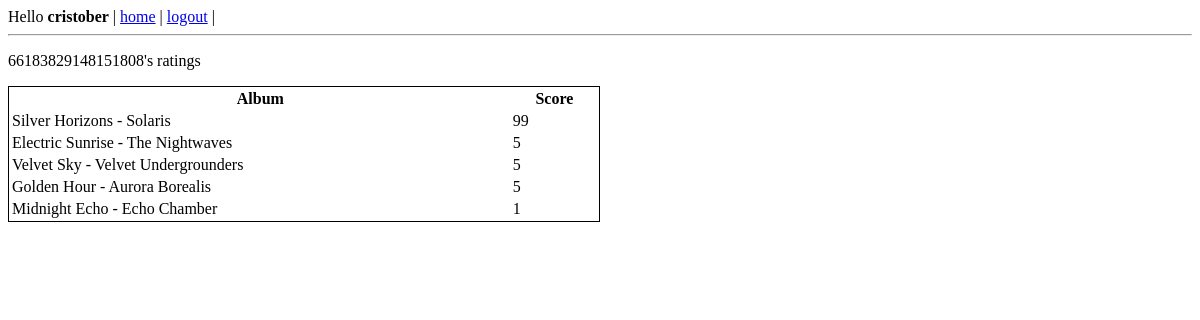
The app's page /user/66183829148151808 (signed in), older data.
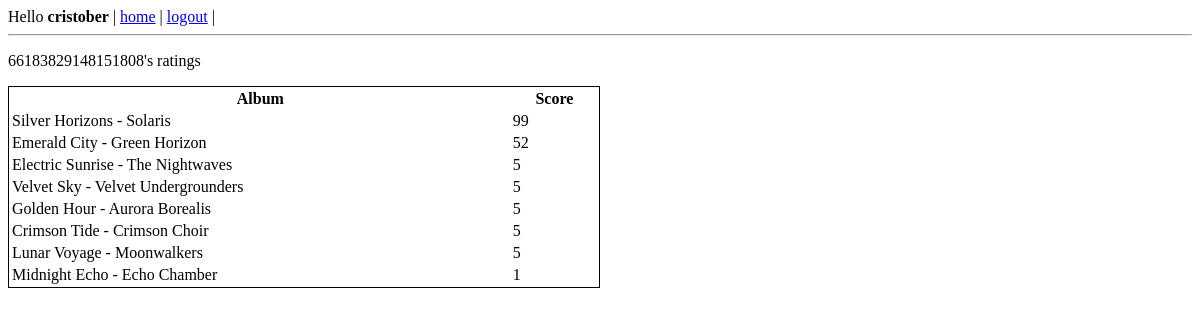
The same page, newer data.
### main.py (models this page shows)
class Album(db.Model):
    __tablename__ = "albums"
    id     = db.Column(db.Integer, Sequence("album_id_seq"), primary_key=True)
    title  = db.Column(db.String(512), nullable=False)   # Title of album
    artist = db.Column(db.String(512), nullable=False)   # Artist name
    date   = db.Column(db.String(512), nullable=False)   # Date added

class Rating(db.Model):
    __tablename__ = "ratings"
    id           = db.Column(db.Integer, Sequence("rating_id_seq"), primary_key=True)
    album_id     = db.Column(db.Integer, db.ForeignKey("albums.id"), nullable=False)
    album_rater  = db.Column(db.String(512), db.ForeignKey("users.id"), nullable=False)
    rating_score = db.Column(db.Integer, nullable=False)

### main.py (the view, shortened to what this page needs)
@app.route("/user/<user_id>")
@login_required
def see_user_ratings(user_id, methods=["GET"]):
    username_given = False
    ratings = db.session.execute(
        db.select(Rating, Album).join(
            Album, Rating.album_id == Album.id
        ).where(and_(
            Rating.album_rater == user_id
        )).order_by(desc(Rating.rating_score))
    ).all()
    if ratings == []:
        return "User doesn't have any ratings.", 400
    else:
        if username_given:
            return render_template("ratings.html", ratings=ratings, user_id=username)
        else:
            return render_template("ratings.html", ratings=ratings, user_id=user_id)

### main.py (called while the page is built)
@login.user_loader
def load_user(id):
    return db.session.get(User, str(id))

### templates/ratings.html (shortened to what this page needs)
{% extends "base.html" %}
    {% block content %}
    <p> {{user_id}}'s ratings </p>
    <table style="width:50%; border:1px solid black;">
        <tr>
            <th>Album</th>
            <th>Score</th>
        </tr>
            {% for rating in ratings %}
                <tr>
                    {% set r = rating[0] %}
                    {% set a = rating[1] %}
                    <td>{{ a.title }} - {{ a.artist }}</td>
                    <td>{{ r.rating_score }}</td>
                </tr>
            {% endfor %}
    </table>
    {% endblock %}

Row changes from the older to the newer data that the page shows:
added Rating: rating_score "52"
now on this page (row unchanged): Album: title "Emerald City", artist "Green Horizon"
added Rating: rating_score "5"
now on this page (row unchanged): Album: title "Crimson Tide", artist "Crimson Choir"
added Rating: rating_score "5"
now on this page (row unchanged): Album: title "Lunar Voyage", artist "Moonwalkers"
